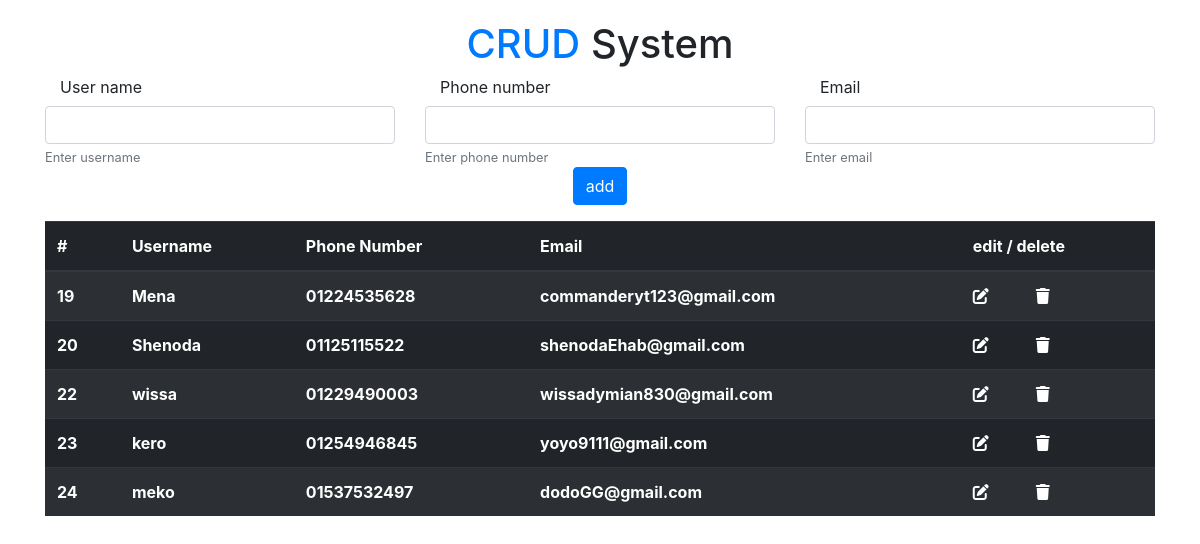
The page / on the database its author committed.
### crudApp/models.py (models this page shows, shortened)
class Person(models.Model):
    username = models.CharField(
        max_length=50, null=True, verbose_name="username", db_column="username"
    )
    phone = models.CharField(
        max_length=11, null=True, verbose_name="phone", db_column="phone"
    )
    email = models.EmailField(
        max_length=254, null=True, verbose_name="email", db_column="email"
    )
    class Meta:
        db_table = "Persons"

### crudApp/views.py (the view)
# urls.py: path("", views.index, name="index"),
def index(request):
    if request.method == "POST":
        form = PersonForm(request.POST)
        if form.is_valid():
            form.save()
    else:
        form = PersonForm()
    people = Person.objects.all()
    return render(
        request,
        "index.html",
        {
            "people": people,
        },
    )

### crudApp/templates/index.html (shortened to what this page needs)
{% extends 'base.html' %}
{% block content %}
    <form class="form-group row" method="post" action="{% url 'index' %}">
        <div class="col-md-4">
            <label for="username" class="col col-form-label">User name</label>
            <input type="text"  name="username" id="username" class="form-control" placeholder="" aria-describedby="usernameHelp">
            <small id="usernameHelp" class="form-text text-muted">Enter username</small>
        </div>
        <div class="col-md-4">
            <label for="phone" class="col col-form-label">Phone number</label>
            <input type="text" name="phone" id="phone" class="form-control" placeholder="" aria-describedby="phoneHelp">
            <small id="phoneHelp" class="form-text text-muted">Enter phone number</small>
        </div>
        <div class="col-md-4">
            <label for="email" class="col col-form-label">Email</label>
            <input type="email" name="email" id="email" class="form-control" placeholder="" aria-describedby="emailHelp">
            <small id="emailHelp" class="form-text text-muted">Enter email</small>
        </div>
        <div class="col-md-12 text-center">
            <button type="submit" class="btn btn-primary">add</button>
        </div>
    </form>
{% endblock %}

### crudApp/templates/base.html (shortened to what this page needs)
{% load static %}
<!DOCTYPE html>
<html lang="en">
<head>
    <link rel="stylesheet" href="{% static 'css/bootstrap.min.css' %}">
    <link rel="stylesheet" href="https://cdnjs.cloudflare.com/ajax/libs/font-awesome/6.0.0/css/all.min.css" />
    <link rel="stylesheet" href="{% static 'css/style.css' %}">
</head>
<body>
    <h1><span class="text-primary">CRUD</span> System</h1>
    <div class="container">
        {% block content %}{% endblock %}
    </div>
    <div class="container mt-3">
        <table class="table table-dark table-striped table-hover">
            <thead>
                <tr>
                    <th class="md-1">#</th>
                    <th class="md-3">Username</th>
                    <th class="md-3">Phone Number</th>
                    <th class="md-4">Email</th>
                    <th class="md-1">edit / delete</th>
                </tr>
            </thead>
            <tbody>
                {% for person in people %}
                <tr>
                    <th class="md-1"> {{person.id}} </th>
                    <th class="md-3">{{person.username}}</th>
                    <th class="md-3">{{person.phone}}</th>
                    <th class="md-4">{{person.email}}</th>
                    <th class="md-1">
                        <a href="{% url 'edit' person.id %}"><i class="fa-solid fa-pen-to-square" style="color: #ffffff; margin-right: 2.7em;"></i></a>
                        <a href="{% url 'delete' person.id %}"><i class="fa-solid fa-trash" style="color: #ffffff;"></i></a>
                    </th>
                </tr>
            {% endfor %}
            </tbody>
        </table>
    </div>
</body>
</html>

### staticfiles/css/style.css (style rules this page uses)
h1 { margin: 0; padding: 0; width: 100%; text-align: center; margin-top: 20px; }

### rows shown on the page
Person: id "19", username "Mena", phone "01224535628", email "commanderyt123@gmail.com"
Person: id "20", username "Shenoda", phone "01125115522", email "shenodaEhab@gmail.com"
Person: id "22", username "wissa", phone "01229490003", email "wissadymian830@gmail.com"
Person: id "23", username "kero", phone "01254946845", email "yoyo9111@gmail.com"
Person: id "24", username "meko", phone "01537532497", email "dodoGG@gmail.com"
